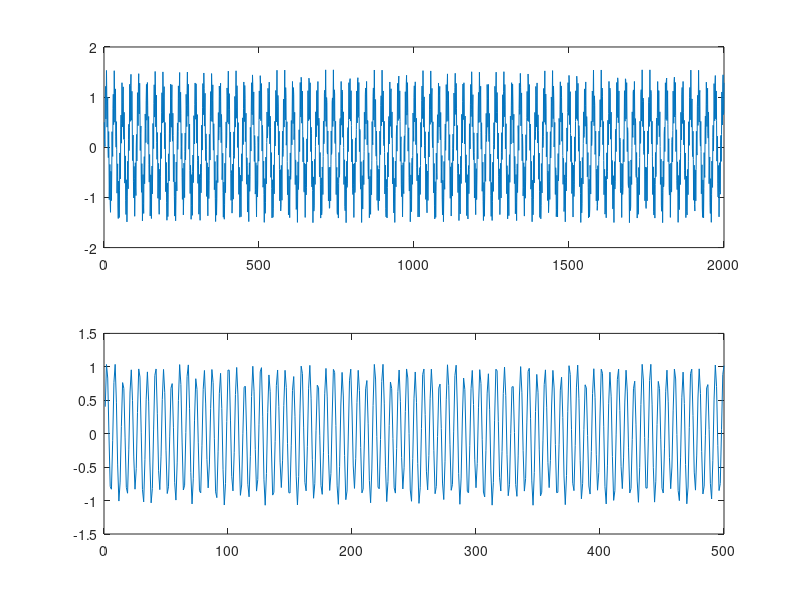

Write the MATLAB code that produced this figure.
# cacah sampel 2000
for i=1:1:2000
t=0.08*(i-1);
x(i)=i*t;
y(i)=sin(3*t)+0.5*cos(22*t)+0.1*sin(t);
end

# cacah sampel 500
for i=1:1:500
#y1(i)=y(i*4);
#y2(i)=y(i*4-1);
#y3(i)=y(i*4-2);
#y4(i)=y(i*4-3);
y5(i)=( y(i*4) + y(i*4-1) + y(i*4-2) + y(i*4-3) )/4;
end

subplot(2,2,2)
subplot(2,1,1)
plot(y)
subplot(2,1,2)
plot(y5) # atau y1-y4
